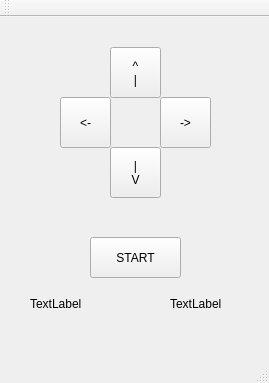
<?xml version="1.0" encoding="UTF-8"?>
<ui version="4.0">
 <class>MainWindow</class>
 <widget class="QMainWindow" name="MainWindow">
  <property name="geometry">
   <rect>
    <x>0</x>
    <y>0</y>
    <width>269</width>
    <height>383</height>
   </rect>
  </property>
  <property name="windowTitle">
   <string>TankBattles_AlphaServer</string>
  </property>
  <widget class="QWidget" name="centralWidget">
   <widget class="QToolButton" name="toolButton">
    <property name="geometry">
     <rect>
      <x>110</x>
      <y>30</y>
      <width>51</width>
      <height>51</height>
     </rect>
    </property>
    <property name="text">
     <string>^
|</string>
    </property>
   </widget>
   <widget class="QToolButton" name="toolButton_2">
    <property name="geometry">
     <rect>
      <x>110</x>
      <y>130</y>
      <width>51</width>
      <height>51</height>
     </rect>
    </property>
    <property name="text">
     <string>|
V</string>
    </property>
   </widget>
   <widget class="QToolButton" name="toolButton_3">
    <property name="geometry">
     <rect>
      <x>60</x>
      <y>80</y>
      <width>51</width>
      <height>51</height>
     </rect>
    </property>
    <property name="text">
     <string>&lt;-</string>
    </property>
   </widget>
   <widget class="QToolButton" name="toolButton_4">
    <property name="geometry">
     <rect>
      <x>160</x>
      <y>80</y>
      <width>51</width>
      <height>51</height>
     </rect>
    </property>
    <property name="text">
     <string>-&gt;</string>
    </property>
   </widget>
   <widget class="QToolButton" name="toolButton_5">
    <property name="geometry">
     <rect>
      <x>90</x>
      <y>220</y>
      <width>91</width>
      <height>41</height>
     </rect>
    </property>
    <property name="text">
     <string>START</string>
    </property>
   </widget>
   <widget class="QLabel" name="label">
    <property name="geometry">
     <rect>
      <x>30</x>
      <y>280</y>
      <width>59</width>
      <height>14</height>
     </rect>
    </property>
    <property name="text">
     <string>TextLabel</string>
    </property>
   </widget>
   <widget class="QLabel" name="label_2">
    <property name="geometry">
     <rect>
      <x>170</x>
      <y>280</y>
      <width>59</width>
      <height>14</height>
     </rect>
    </property>
    <property name="text">
     <string>TextLabel</string>
    </property>
   </widget>
  </widget>
  <widget class="QMenuBar" name="menuBar">
   <property name="geometry">
    <rect>
     <x>0</x>
     <y>0</y>
     <width>269</width>
     <height>20</height>
    </rect>
   </property>
  </widget>
  <widget class="QToolBar" name="mainToolBar">
   <attribute name="toolBarArea">
    <enum>TopToolBarArea</enum>
   </attribute>
   <attribute name="toolBarBreak">
    <bool>false</bool>
   </attribute>
  </widget>
  <widget class="QStatusBar" name="statusBar"/>
 </widget>
 <layoutdefault spacing="6" margin="11"/>
 <resources/>
 <connections/>
</ui>
